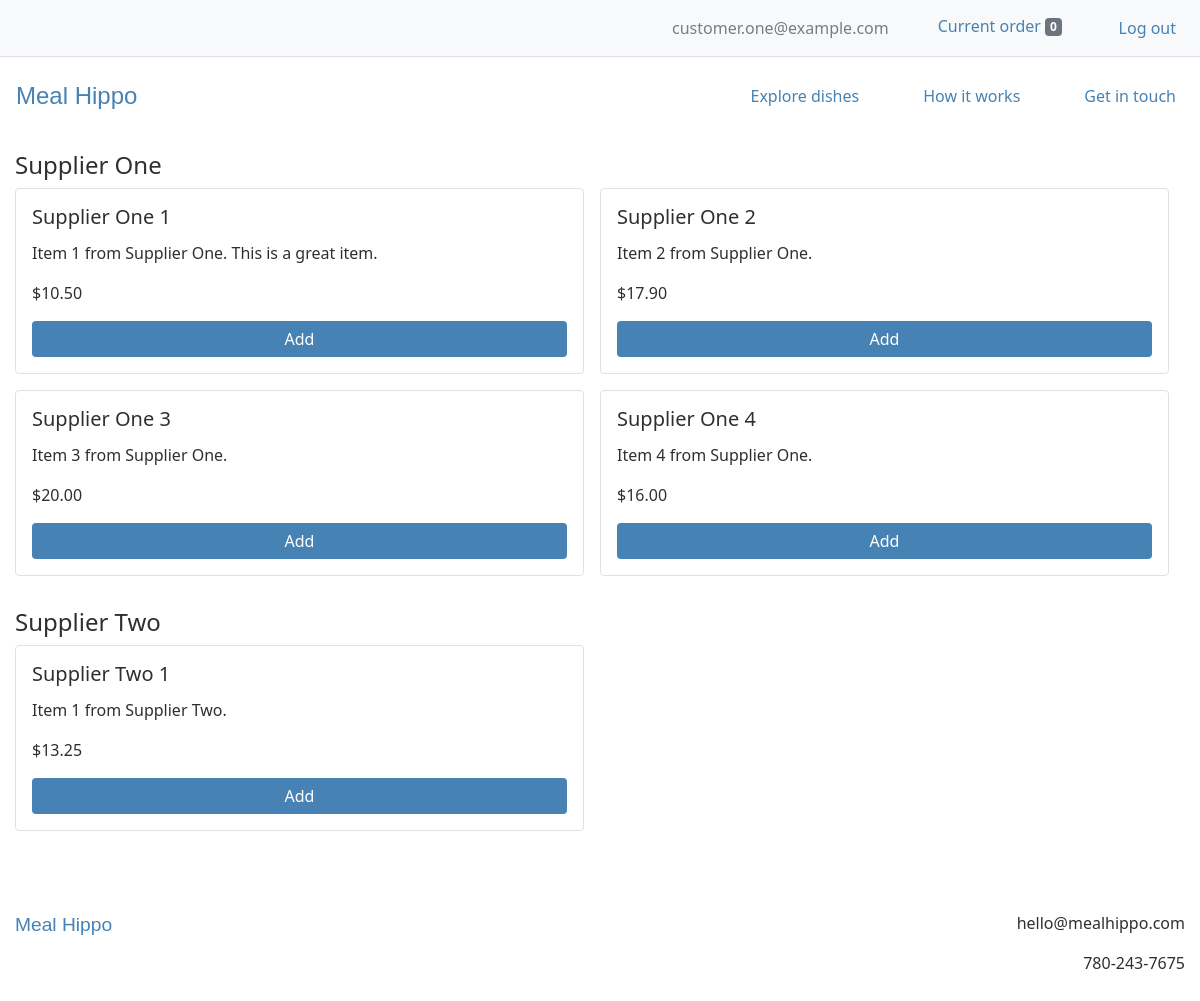
The app's page /order/items (signed in), older data.
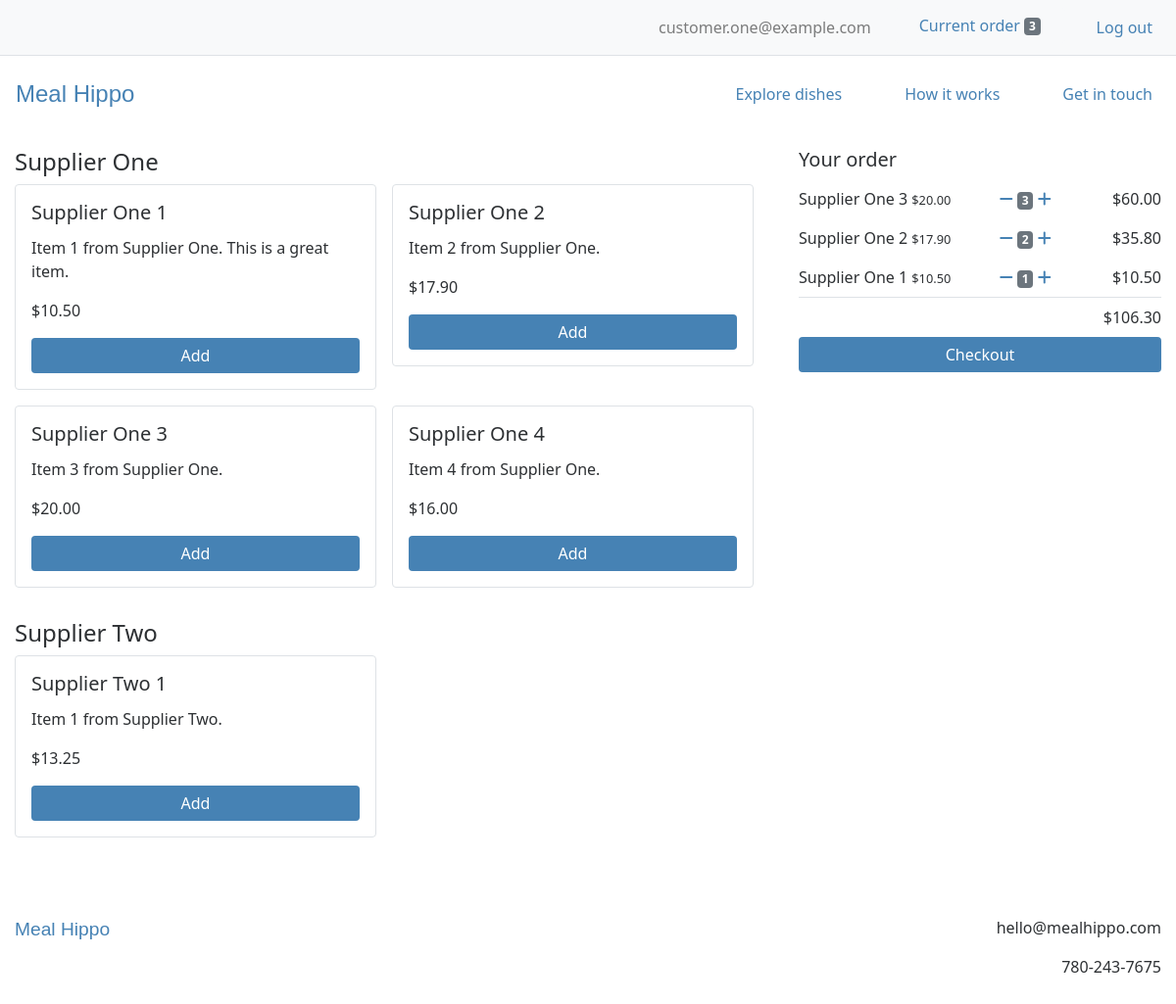
The same page, newer data.
### users/models.py (models this page shows, shortened)
class CustomUser(AbstractBaseUser):
    email = models.EmailField(unique=True)
    is_active = models.BooleanField(default=True)
    is_admin = models.BooleanField(default=False)
    objects = CustomUserManager()
    USERNAME_FIELD = 'email'
    REQUIRED_FIELDS = []

### webplatform/models.py (models this page shows, shortened)
class Supplier(models.Model):
    business_name = models.CharField(max_length=100)
    contact_name = models.CharField(max_length=100)
    contact_email = models.EmailField()
    contact_phone = models.CharField(max_length=20)
    contact_address = models.TextField()
    is_active = models.BooleanField()
    created_at = models.DateTimeField(auto_now_add=True)
    modified_at = models.DateTimeField(auto_now=True)

class Item(models.Model):
    supplier = models.ForeignKey(Supplier, on_delete=models.CASCADE)
    name = models.CharField(max_length=100)
    description = models.TextField()
    price = models.FloatField()
    is_active = models.BooleanField()
    created_at = models.DateTimeField(auto_now_add=True)
    modified_at = models.DateTimeField(auto_now=True)
    def get_add_to_order_url(self):
        return reverse("webplatform:add_to_order", kwargs={'pk': self.pk})
    def get_remove_from_order_url(self):
        return reverse("webplatform:remove_from_order", kwargs={'pk': self.pk})

class Order(models.Model):
    user = models.ForeignKey(settings.AUTH_USER_MODEL, on_delete=models.CASCADE)
    items = models.ManyToManyField(OrderItem)
    delivery_date = models.DateField(null=True, default=timezone.now)
    delivery_time = models.TimeField(null=True, default=timezone.now)
    is_completed = models.BooleanField(default=False)
    payment = models.ForeignKey(Payment, on_delete=models.SET_NULL, blank=True, null=True)
    created_at = models.DateTimeField(auto_now_add=True)
    modified_at = models.DateTimeField(auto_now=True)
    def get_total_order_price(self):
        total_order_price = 0
        for item in self.items.all():
            total_order_price += item.get_total_item_price()
        return total_order_price

class OrderItem(models.Model):
    user = models.ForeignKey(settings.AUTH_USER_MODEL, on_delete=models.CASCADE)
    item = models.ForeignKey(Item, on_delete=models.CASCADE)
    quantity = models.IntegerField(default=1)
    is_completed = models.BooleanField(default=False)
    def get_total_item_price(self):
        return self.quantity * self.item.price

### webplatform/views.py (the view)
# urls.py: path('order/items', views.OrderItemsView.as_view(), name='order_items_view'),
class OrderItemsView(ListView):
    model = models.Supplier
    template_name = 'webplatform/order_items_view.html'
    context_object_name = 'active_suppliers'
    def get_queryset(self):
        return models.Supplier.objects.filter(is_active=True)
    def get_context_data(self, **kwargs):
        context = super().get_context_data(**kwargs)
        if self.request.user.is_authenticated:
            order_qs = models.Order.objects.filter(user=self.request.user, is_completed=False)
            if order_qs.exists():
                order = order_qs[0]
                context['order'] = order
                order_items = order.items.all()
                context['order_items'] = order_items
        return context

### webplatform/templatetags/cart_templatetags.py (called while the page is built)
@register.filter
def cart_item_count(user):
    if user.is_authenticated:
        queryset = models.Order.objects.filter(user=user, is_completed=False)
        if queryset.exists():
            return queryset[0].items.count()
    return 0

### webplatform/templates/webplatform/order_items_view.html (shortened to what this page needs)
{% extends 'base.html' %}
{% load static %}
{% load humanize %}
{% block content %}
<div class="container-fluid mt-3 mb-5">
  <div class="row">
    {% if order_items %}
      <div class="col-8">
    {% else %}
      <div class="col">
    {% endif %}
      <div class="container-fluid p-0">
        {% for active_supplier in active_suppliers %}
          <h4>{{ active_supplier.business_name }}</h4>
          <div class="row m-0 mb-3 p-0">
              {% for item in active_supplier.item_set.all %}
                <div class="col-lg-6 col-12 mb-3 m-0 p-0">
                  <div class=" mr-3 p-3 border rounded">
                      <h5 class="card-title">{{ item.name }}</h5>
                      <p class="card-text">{{ item.description }}</p>
                      <p class="card-text">${{ item.price|floatformat:2|intcomma }}</p>
                      {% if user.is_authenticated %}
                        <a href="{{ item.get_add_to_order_url }}" class="btn btn-primary w-100">Add</a>
                      {% else %}
                        <a href="{% url 'login' %}?next={% url 'webplatform:order_items_view' %}" class="btn btn-primary w-100">Add to order</a>
                      {% endif %}
                  </div>
                </div>
              {% endfor %}
          </div>
        {% endfor %}
      </div>
    </div>
    {% if order_items %}
      <div class="col-4">
        <div class="sticky-top">
          <h5>
            Your order
          </h5>
          <div class="container">
            {% for order_item in order_items %}
              <div class="row py-2">
                <div class="col-xl-6 text-xl-left px-0">
                  {{ order_item.item.name }} <small class="mr-3">${{ order_item.item.price|floatformat:2|intcomma }}</small>
                </div>
                <div class="col-xl-3 text-xl-center px-0">
                  <a href="{{ order_item.item.get_remove_from_order_url }}"><i class="fas fa-minus"></i></a>
                  <span class="badge badge-secondary">{{ order_item.quantity }}</span>
                  <a href="{{ order_item.item.get_add_to_order_url }}"><i class="fas fa-plus"></i></a>
                </div>
                <div class="col-xl-3 text-xl-right px-0">
                  ${{ order_item.get_total_item_price|floatformat:2|intcomma }}
                </div>
              </div>
            {% endfor %}
          </div>
          <div class="container">
            <div class="row border-top py-2">
              <div class="col text-xl-right px-0">
                ${{ order.get_total_order_price|floatformat:2|intcomma }}
              </div>
            </div>
          </div>
          <a href="{% url 'webplatform:order_timing_view' %}" class="btn btn-primary w-100">Checkout</a>
        </div>
      </div>
    {% endif %}
  </div>
</div>
{% endblock %}

### templates/base.html (shortened to what this page needs)
{% load static %}
{% load cart_templatetags %}
<!DOCTYPE html>
<html lang="en" dir="ltr">
  <head>
    <link rel="stylesheet" href="https://stackpath.bootstrapcdn.com/bootstrap/4.4.1/css/bootstrap.min.css">
    <link rel="stylesheet" type="text/css" href="{% static 'style.css' %}">
  </head>
  <body>
    {% if user.is_authenticated %}
      <nav class="navbar navbar-expand-md navbar-light border-bottom bg-light">
          <ul class="navbar-nav ml-auto">
            <li class="nav-item ml-4">
              <span class="navbar-text">
                {{ request.user.email }}
              </span>
            </li>
            <li class="nav-item ml-4">
              <a href="{% url 'webplatform:order_items_view' %}">
                <button type="button" class="btn btn-light">
                  Current order <span class="badge badge-secondary">{{ request.user|cart_item_count }}</span>
                </button>
              </a>
            </li>
            <li class="nav-item ml-4">
              <a class="nav-link" href="{% url 'logout' %}">Log out</a>
            </li>
          </ul>
      </nav>
    {% endif %}
    <nav class="navbar navbar-expand-md navbar-light py-3">
      <a class="navbar-brand" href="{% url 'webplatform:home_view' %}">Meal&nbsp;Hippo</a>
      <div class="collapse navbar-collapse" id="navbarText">
        <ul class="navbar-nav ml-auto">
          <li class="nav-item ml-5">
            <a class="nav-link" href="{% url 'webplatform:order_items_view' %}">Explore dishes</a>
          </li>
          <li class="nav-item ml-5">
            <a class="nav-link" href="{% url 'webplatform:support_view' %}">How it works</a>
          </li>
          <li class="nav-item ml-5">
            <a class="nav-link" href="{% url 'webplatform:contact_view' %}">Get in touch</a>
          </li>
        </ul>
      </div>
    </nav>
    {% block content %}
    {% endblock %}
    <footer>
      <div class="container-fluid text-center my-4">
        <div class="row">
          <div class="col-sm text-sm-left mb-4">
            <span class="logo">
              <a href="{% url 'webplatform:home_view' %}">Meal&nbsp;Hippo</a>
            </span>
          </div>
          <div class="col-sm text-sm-right">
            <p>hello@mealhippo.com</p>
            <p>780-243-7675</p>
          </div>
        </div>
      </div>
    </footer>
  </body>
</html>

### static/style.css (style rules this page uses)
body { color: #2D3033; font-family: "Lucida Grande", "Lucida Sans Unicode", "Lucida Sans", "Segoe UI", Geneva, Frutiger, Verdana, "Helvetica Neue", Arial, sans-serif; font-size: 16px; }
a, .btn-link { color: steelblue; }
.navbar-light .navbar-brand, .logo a { color: steelblue; font-size: 1.5em; font-family: "Arial Rounded MT Bold", "Helvetica Rounded", Arial, sans-serif; }
.logo a { font-size: 1.2em; }
.navbar-nav .nav-item a.nav-link { color: steelblue; }
.btn-primary { background: steelblue; border: none; padding-left: 25px; padding-right: 25px; }
.btn-light { color: steelblue; border: none; padding-left: 25px; padding-right: 25px; }

Row changes from the older to the newer data that the page shows:
computed for CustomUser "customer.one@example.com": user|cart_item_count "0" → "3"
added OrderItem: item.name "Supplier One 3", item.price "20.00", quantity "3", get_total_item_price "60.00"
added OrderItem: item.name "Supplier One 2", item.price "17.90", quantity "2", get_total_item_price "35.80"
added OrderItem: item.name "Supplier One 1", item.price "10.50", quantity "1", get_total_item_price "10.50"
added Order: get_total_order_price "106.30"
Text that changed along with them:
text now shown: "Your order $ Checkout"
